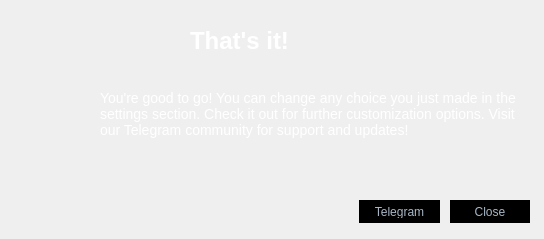
     <widget class="QWidget" name="page_4">
      <widget class="QWidget" name="p4_container" native="true">
       <property name="geometry">
        <rect>
         <x>90</x>
         <y>0</y>
         <width>445</width>
         <height>230</height>
        </rect>
       </property>
       <widget class="QPushButton" name="p4_next">
        <property name="geometry">
         <rect>
          <x>360</x>
          <y>200</y>
          <width>80</width>
          <height>23</height>
         </rect>
        </property>
        <property name="styleSheet">
         <string notr="true">QPushButton{
	border-style: solid;
	border-top-color: transparent;
	border-right-color: transparent;
	border-left-color: transparent;
	border-bottom-color: transparent;
	border-width: 1px;
	border-style: solid;
	color: #a9b7c6;
    padding: 4 12 4 12;
	background-color: #000000;
}
QPushButton::default{
        border-style: solid;
        border-top-color: transparent;
        border-right-color: transparent;
        border-left-color: transparent;
        border-bottom-color: qlineargradient(spread:pad, x1:0, y1:1, x2:1, y2:1, stop:0 rgba(71, 118, 230, 255), stop:1 rgba(142, 84, 233, 255));
        border-width: 1px;
        color: #a9b7c6;
        padding: 2px;
        background-color: #000000;
}
QPushButton:hover{
	border-style: solid;
	border-top-color: transparent;
	border-right-color: transparent;
	border-left-color: transparent;
	border-bottom-color: qlineargradient(spread:pad, x1:0, y1:1, x2:1, y2:1, stop:0 rgba(71, 118, 230, 255), stop:1 rgba(142, 84, 233, 255));
	border-bottom-width: 1px;
	border-style: solid;
	color: #a9b7c6;
    padding-bottom: 2px;
	background-color: #000000;
}
QPushButton:pressed{
	border-style: solid;
	border-top-color: transparent;
	border-right-color: transparent;
	border-left-color: transparent;
	border-bottom-color: qlineargradient(spread:pad, x1:0, y1:1, x2:1, y2:1, stop:0 rgba(71, 118, 230, 255), stop:1 rgba(142, 84, 233, 255));
	border-bottom-width: 2px;
	border-style: solid;
	color: white;;
        padding-bottom: 1px;
	background-color: #000000;
}
QPushButton:disabled{
	border-style: solid;
	border-top-color: transparent;
	border-right-color: transparent;
	border-left-color: transparent;
	border-bottom-color: transparent;
	border-bottom-width: 2px;
	border-style: solid;
	color: #808086;
        padding-bottom: 1px;
	background-color: #000000;
}
</string>
        </property>
        <property name="text">
         <string>Close</string>
        </property>
       </widget>
       <widget class="QLabel" name="p4_title">
        <property name="geometry">
         <rect>
          <x>100</x>
          <y>10</y>
          <width>271</width>
          <height>61</height>
         </rect>
        </property>
        <property name="styleSheet">
         <string notr="true">font-size: 24px;
font-weight: bold;
color: white</string>
        </property>
        <property name="text">
         <string>That's it!</string>
        </property>
       </widget>
       <widget class="AnimatedJDSPIcon" name="p4_icon" native="true">
        <property name="geometry">
         <rect>
          <x>10</x>
          <y>10</y>
          <width>64</width>
          <height>64</height>
         </rect>
        </property>
        <property name="autoFillBackground">
         <bool>false</bool>
        </property>
       </widget>
       <widget class="QLabel" name="p4_desc">
        <property name="geometry">
         <rect>
          <x>10</x>
          <y>90</y>
          <width>431</width>
          <height>91</height>
         </rect>
        </property>
        <property name="styleSheet">
         <string notr="true">color: white;
font-size: 14px;</string>
        </property>
        <property name="text">
         <string>You're good to go! You can change any choice you just made in the settings section. Check it out for further customization options. Visit our Telegram community for support and updates!</string>
        </property>
        <property name="alignment">
         <set>Qt::AlignLeading|Qt::AlignLeft|Qt::AlignTop</set>
        </property>
        <property name="wordWrap">
         <bool>true</bool>
        </property>
       </widget>
       <widget class="QPushButton" name="p4_telegram">
        <property name="geometry">
         <rect>
          <x>269</x>
          <y>200</y>
          <width>81</width>
          <height>23</height>
         </rect>
        </property>
        <property name="styleSheet">
         <string notr="true">QPushButton{
	border-style: solid;
	border-top-color: transparent;
	border-right-color: transparent;
	border-left-color: transparent;
	border-bottom-color: transparent;
	border-width: 1px;
	border-style: solid;
	color: #a9b7c6;
    padding: 4 12 4 12;
	background-color: #000000;
}
QPushButton::default{
        border-style: solid;
        border-top-color: transparent;
        border-right-color: transparent;
        border-left-color: transparent;
        border-bottom-color: qlineargradient(spread:pad, x1:0, y1:1, x2:1, y2:1, stop:0 rgba(71, 118, 230, 255), stop:1 rgba(142, 84, 233, 255));
        border-width: 1px;
        color: #a9b7c6;
        padding: 2px;
        background-color: #000000;
}
QPushButton:hover{
	border-style: solid;
	border-top-color: transparent;
	border-right-color: transparent;
	border-left-color: transparent;
	border-bottom-color: qlineargradient(spread:pad, x1:0, y1:1, x2:1, y2:1, stop:0 rgba(71, 118, 230, 255), stop:1 rgba(142, 84, 233, 255));
	border-bottom-width: 1px;
	border-style: solid;
	color: #a9b7c6;
    padding-bottom: 2px;
	background-color: #000000;
}
QPushButton:pressed{
	border-style: solid;
	border-top-color: transparent;
	border-right-color: transparent;
	border-left-color: transparent;
	border-bottom-color: qlineargradient(spread:pad, x1:0, y1:1, x2:1, y2:1, stop:0 rgba(71, 118, 230, 255), stop:1 rgba(142, 84, 233, 255));
	border-bottom-width: 2px;
	border-style: solid;
	color: white;;
        padding-bottom: 1px;
	background-color: #000000;
}
QPushButton:disabled{
	border-style: solid;
	border-top-color: transparent;
	border-right-color: transparent;
	border-left-color: transparent;
	border-bottom-color: transparent;
	border-bottom-width: 2px;
	border-style: solid;
	color: #808086;
        padding-bottom: 1px;
	background-color: #000000;
}
</string>
        </property>
        <property name="text">
         <string>Telegram</string>
        </property>
       </widget>
      </widget>
     </widget>
